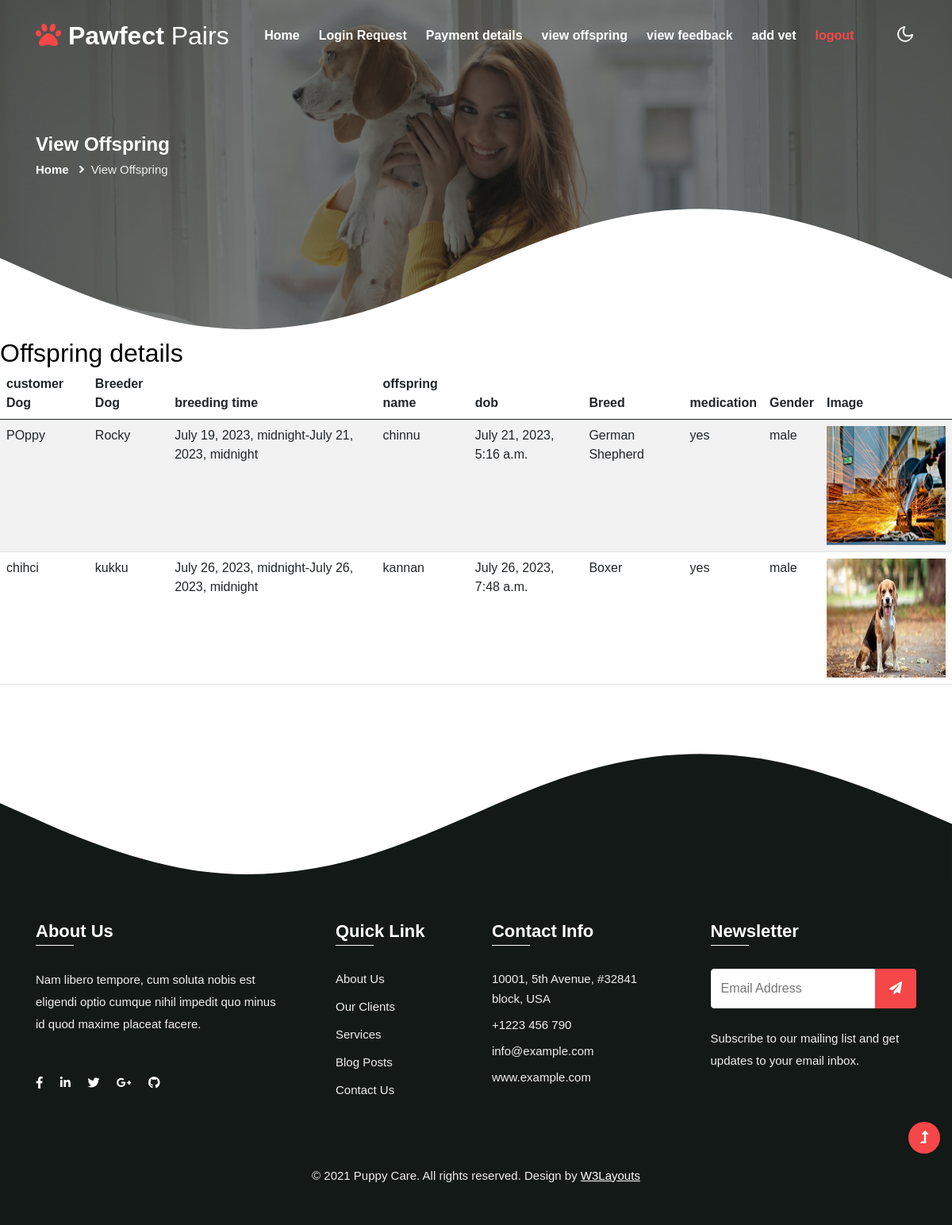
The app's page /viewoffspringadmin/ with its own data.
### breederapp/models.py (models this page shows)
class Offspring(models.Model):
    breeding=models.ForeignKey(Breeding,on_delete=models.CASCADE,null=True)
    status=models.CharField(max_length=100,default='pending')
    date = models.DateTimeField(auto_now_add=True,null=True)
    name = models.CharField(max_length=255)
    breed = models.CharField(max_length=20)
    medication = models.CharField(max_length=255)
    description=models.CharField(max_length=100)
    image=models.ImageField(upload_to="uploadimage",max_length=None,null=True)
    status=models.CharField(max_length=100,default='pending')
    gender=models.CharField(max_length=100,default=0)
    customer=models.ForeignKey(Customer,on_delete=models.CASCADE,null=True)
    breeder=models.ForeignKey(Breeder,on_delete=models.CASCADE,null=True)

class Breeding(models.Model):
    customerdog=models.ForeignKey(Customerdog,on_delete=models.CASCADE,null=True)
    breederdog=models.ForeignKey(Breederdog,on_delete=models.CASCADE,null=True)
    status=models.CharField(max_length=100,default='pending')
    startdate = models.DateTimeField(null=True)
    enddate = models.DateTimeField(null=True)
    amount=models.CharField(null=True,max_length=100)
    admincommission=models.IntegerField(null=True)
    breederpayment=models.IntegerField(null=True)
    breeder=models.ForeignKey(Breeder,on_delete=models.CASCADE,null=True)
    paymentstatus=models.CharField(max_length=100,default='pending')
    customer=models.ForeignKey(Customer,on_delete=models.CASCADE,null=True)

class Customerdog(models.Model):
    name = models.CharField(max_length=255)
    breed = models.CharField(max_length=20)
    medication = models.CharField(max_length=255)
    age=models.CharField(max_length=100,default=0)
    description=models.CharField(max_length=100)
    image=models.ImageField(upload_to="uploadimage",max_length=None,null=True)
    status=models.CharField(max_length=100,default='pending')
    gender=models.CharField(max_length=100,default=0)
    customer=models.ForeignKey(Customer,on_delete=models.CASCADE,null=True)

class Breederdog(models.Model):
    name = models.CharField(max_length=255)
    breed = models.CharField(max_length=20)
    medication = models.CharField(max_length=255)
    age=models.CharField(max_length=100,default=0)
    description=models.CharField(max_length=100)
    image=models.ImageField(upload_to="uploadimage",max_length=None,null=True)
    price=models.CharField(max_length=100)
    status=models.CharField(max_length=100,default='pending')
    gender=models.CharField(max_length=100,default=0)
    certificate=models.ImageField(upload_to="uploadimage",max_length=None,null=True)
    breeder=models.ForeignKey(Breeder,on_delete=models.CASCADE,null=True)

### breederapp/views.py (the view)
# urls.py: path('viewoffspringadmin/',views.viewoffspringadmin),
def viewoffspringadmin(request):
    res=Offspring.objects.all()
    return render(request, 'admin/viewoffspringadmin.html',{'res':res})

### templates/admin/viewoffspringadmin.html
{% extends 'common/admincommon.html' %}
{% load static %}
{% block header %}
<section class="inner-banner py-5">
    <div class="w3l-breadcrumb py-lg-5">
        <div class="container pt-4 pb-sm-4">
            <h4 class="inner-text-title font-weight-bold pt-sm-5 pt-4">View Offspring</h4>
            <ul class="breadcrumbs-custom-path">
                <li><a href="../adminhome">Home</a></li>
                <li class="active"><i class="fas fa-angle-right mx-2"></i>View Offspring</li>
            </ul>
        </div>
    </div>
    <div class="shape">
        <svg xmlns="{% static 'http://www.w3.org/2000/svg' %}" viewBox="0 0 1440 280">
            <path fill-opacity="1">
                <animate attributeName="d" dur="20000ms" repeatCount="indefinite"
                    values="M0,160L48,181.3C96,203,192,245,288,261.3C384,277,480,267,576,234.7C672,203,768,149,864,117.3C960,85,1056,75,1152,90.7C1248,107,1344,149,1392,170.7L1440,192L1440,320L1392,320C1344,320,1248,320,1152,320C1056,320,960,320,864,320C768,320,672,320,576,320C480,320,384,320,288,320C192,320,96,320,48,320L0,320Z; M0,160L48,181.3C96,203,192,245,288,234.7C384,224,480,160,576,133.3C672,107,768,117,864,138.7C960,160,1056,192,1152,197.3C1248,203,1344,181,1392,170.7L1440,160L1440,320L1392,320C1344,320,1248,320,1152,320C1056,320,960,320,864,320C768,320,672,320,576,320C480,320,384,320,288,320C192,320,96,320,48,320L0,320Z;												 M0,64L48,74.7C96,85,192,107,288,133.3C384,160,480,192,576,170.7C672,149,768,75,864,80C960,85,1056,171,1152,181.3C1248,192,1344,128,1392,96L1440,64L1440,320L1392,320C1344,320,1248,320,1152,320C1056,320,960,320,864,320C768,320,672,320,576,320C480,320,384,320,288,320C192,320,96,320,48,320L0,320Z;
                                             M0,160L48,181.3C96,203,192,245,288,261.3C384,277,480,267,576,234.7C672,203,768,149,864,117.3C960,85,1056,75,1152,90.7C1248,107,1344,149,1392,170.7L1440,192L1440,320L1392,320C1344,320,1248,320,1152,320C1056,320,960,320,864,320C768,320,672,320,576,320C480,320,384,320,288,320C192,320,96,320,48,320L0,320Z;" />
            </path>
        </svg>
    </div>
</section>
<h2>Offspring details</h2>
<table class="table table-striped">
  <thead>
    <tr>
      <th scope="col">customer Dog </th>
      <th scope="col">Breeder Dog</th>
      <th scope="col">breeding time</th>
      <th scope="col">offspring name</th>
      <th scope="col">dob</th>
      <th scope="col">Breed</th>
      <th scope="col">medication</th>
      <th scope="col">Gender</th>
      <th scope="col">Image</th>
    </tr>
  </thead>
  <tbody>
      {% for data in res %}
      <tr>
      <td>{{data.breeding.customerdog.name}}</td>
      <td>{{data.breeding.breederdog.name}}</td>
      <td>{{data.breeding.startdate}}-{{data.breeding.enddate}}</td>
      <td>{{data.name}}</td>
      <td>{{data.date}}</td>
      <td>{{data.breed}}</td>
      <td>{{data.medication}}</td>
      <td>{{data.gender}}</td>
      <td><img src="../static/media/{{ data.image }}" style="width: 150px;height: 150px;"></td>
    </tr>
    {% endfor %}
  </tbody>
</table>
{% endblock %}

### templates/common/admincommon.html (shortened to what this page needs)
{% load static %}
<!doctype html>
<html lang="en">
<head>
    <link rel="stylesheet" href="{% static 'assets/css/style-starter.css' %}">
</head>
<body>
    <header id="site-header" class="fixed-top">
        <div class="container">
            <nav class="navbar navbar-expand-lg navbar-light">
                <a class="navbar-brand" href="index.html">
                    <i class="fa fa-paw" aria-hidden="true"></i>&nbsp;Pawfect  <span>Pairs</span>
                </a>
                <div class="collapse navbar-collapse" id="navbarScroll">
                    <ul class="navbar-nav mx-auto my-2 my-lg-0 navbar-nav-scroll">
                        <li class="nav-item">
                            <a class="nav-link" aria-current="page" href="../adminhome">Home</a>
                        </li>
                        <li class="nav-item">
                            <a class="nav-link" href="../loginrequest">Login Request</a>
                        </li>
                        <li class="nav-item">
                            <a class="nav-link" href="../paymentdetails">Payment details</a>
                        </li><li class="nav-item">
                            <a class="nav-link" href="../viewoffspringadmin">view offspring</a>
                        </li>
                        <li class="nav-item">
                            <a class="nav-link" href="../viewfeedback">view feedback</a>
                        </li>
                        <li class="nav-item">
                        <a class="nav-link " href="../addvet">add vet</a>
                         </li>
                        <li class="nav-item">
                            <a class="nav-link active" href="../index">logout</a>
                        </li>
                    </ul>
                </div>
                <div class="cont-ser-position">
                    <nav class="navigation">
                        <div class="theme-switch-wrapper">
                            <label class="theme-switch" for="checkbox">
                                <div class="mode-container">
                                    <i class="gg-moon"></i>
                                </div>
                            </label>
                        </div>
                    </nav>
                </div>
            </nav>
        </div>
    </header>
    {% block header %} {% endblock %}
    <footer class="w3l-footer">
        <div class="shape-footer">
            <svg xmlns="{% static 'http://www.w3.org/2000/svg' }" viewBox="0 0 1440 280">
                <path fill-opacity="1">
                    <animate attributeName="d" dur="20000ms" repeatCount="indefinite"
                        values="M0,160L48,181.3C96,203,192,245,288,261.3C384,277,480,267,576,234.7C672,203,768,149,864,117.3C960,85,1056,75,1152,90.7C1248,107,1344,149,1392,170.7L1440,192L1440,320L1392,320C1344,320,1248,320,1152,320C1056,320,960,320,864,320C768,320,672,320,576,320C480,320,384,320,288,320C192,320,96,320,48,320L0,320Z; M0,160L48,181.3C96,203,192,245,288,234.7C384,224,480,160,576,133.3C672,107,768,117,864,138.7C960,160,1056,192,1152,197.3C1248,203,1344,181,1392,170.7L1440,160L1440,320L1392,320C1344,320,1248,320,1152,320C1056,320,960,320,864,320C768,320,672,320,576,320C480,320,384,320,288,320C192,320,96,320,48,320L0,320Z;												 M0,64L48,74.7C96,85,192,107,288,133.3C384,160,480,192,576,170.7C672,149,768,75,864,80C960,85,1056,171,1152,181.3C1248,192,1344,128,1392,96L1440,64L1440,320L1392,320C1344,320,1248,320,1152,320C1056,320,960,320,864,320C768,320,672,320,576,320C480,320,384,320,288,320C192,320,96,320,48,320L0,320Z;
                                             M0,160L48,181.3C96,203,192,245,288,261.3C384,277,480,267,576,234.7C672,203,768,149,864,117.3C960,85,1056,75,1152,90.7C1248,107,1344,149,1392,170.7L1440,192L1440,320L1392,320C1344,320,1248,320,1152,320C1056,320,960,320,864,320C768,320,672,320,576,320C480,320,384,320,288,320C192,320,96,320,48,320L0,320Z;" />
                </path>
            </svg>
        </div>
        <div class="w3l-footer-16 py-5">
            <div class="container">
                <div class="row footer-p">
                    <div class="col-lg-4 pe-lg-5">
                        <h3>About Us</h3>
                        <p class="mt-3">Nam libero tempore, cum soluta nobis est eligendi optio cumque nihil impedit quo
                            minus id quod maxime placeat facere.</p>
                        <div class="columns-2 mt-lg-5 mt-4">
                            <ul class="social">
                                <li><a href="#facebook"><i class="fab fa-facebook-f"></i></a>
                                </li>
                                <li><a href="#linkedin"><i class="fab fa-linkedin-in"></i></a>
                                </li>
                                <li><a href="#twitter"><i class="fab fa-twitter"></i></a>
                                </li>
                                <li><a href="#google"><i class="fab fa-google-plus-g"></i></a>
                                </li>
                                <li><a href="#github"><i class="fab fa-github"></i></a>
                                </li>
                            </ul>
                        </div>
                    </div>
                    <div class="col-lg-5 mt-lg-0 mt-5">
                        <div class="row">
                            <div class="col-xl-5 col-6 column">
                                <h3>Quick Link</h3>
                                <ul class="footer-gd-16">
                                    <li><a href="about.html">About Us</a></li>
                                    <li><a href="#clients">Our Clients</a></li>
                                    <li><a href="services.html">Services</a></li>
                                    <li><a href="#blog">Blog Posts</a></li>
                                    <li><a href="contact.html">Contact Us</a></li>
                                </ul>
                            </div>
                            <div class="col-6 column">
                                <h3>Contact Info</h3>
                                <ul class="footer-contact-list">
                                    <li class="">10001, 5th Avenue,
                                        #32841 block, USA</li>
                                    <li class="mt-2"><a href="tel:+12 23456790">+1223 456 790</a></li>
                                    <li class="mt-2"><a href="mailto:info@example.com">info@example.com</a></li>
                                    <li class="mt-2"><a href="mailto:info@example.com">www.example.com</a></li>
                                </ul>
                            </div>
                        </div>
                    </div>
                    <div class="col-lg-3 col-md-7 col-sm-8 column mt-lg-0 mt-4 pl-xl-0">
                        <h3>Newsletter </h3>
                        <div class="end-column">
                            <form action="#" class="subscribe" method="post">
                                <input type="email" name="email" placeholder="Email Address" required="">
                                <button><span class="fa fa-paper-plane" aria-hidden="true"></span></button>
                            </form>
                            <p class="mt-4">Subscribe to our mailing list and get updates to your email inbox.</p>
                        </div>
                    </div>
                </div>
                <div class="below-section text-center pt-lg-4 mt-5">
                    <p class="copy-text">&copy; 2021 Puppy Care. All rights reserved. Design by <a
                            href="https://w3layouts.com/" target="_blank"> W3Layouts</a>
                    </p>
                </div>
            </div>
        </div>
    </footer>
    <button onclick="topFunction()" id="movetop" title="Go to top">
        <span class="fas fa-level-up-alt" aria-hidden="true"></span>
    </button>
</body>
</html>

### records on screen
Offspring: breeding.customerdog.name "POppy", breeding.breederdog.name "Rocky", breeding.startdate "July 19, 2023, midnight", breeding.enddate "July 21, 2023, midnight", name "chinnu", date "July 21, 2023, 5:16 a.m.", breed "German Shepherd", medication "yes", gender "male", image (picture)
Offspring: breeding.customerdog.name "chihci", breeding.breederdog.name "kukku", breeding.startdate "July 26, 2023, midnight", breeding.enddate "July 26, 2023, midnight", name "kannan", date "July 26, 2023, 7:48 a.m.", breed "Boxer", medication "yes", gender "male", image (picture)
